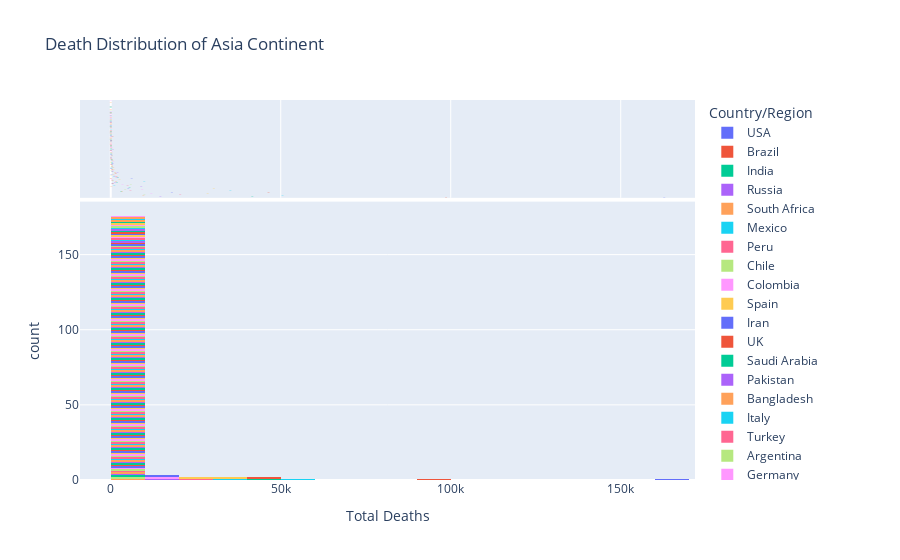

Write notebook code for a chart like this one.
### Code cell
# bins represent the number of bars to make
# Can define x label, color, title
# marginal creates another plot (violin, box, rug)

fig = px.histogram(worldometer_asia,x = 'TotalDeaths', nbins=20, 
                   labels={'value':'Total Deaths'},title='Death Distribution of Asia Continent', 
                   marginal='violin',
                   color='Country/Region')

fig.update_layout(
    xaxis_title_text='Total Deaths', showlegend=True
)
